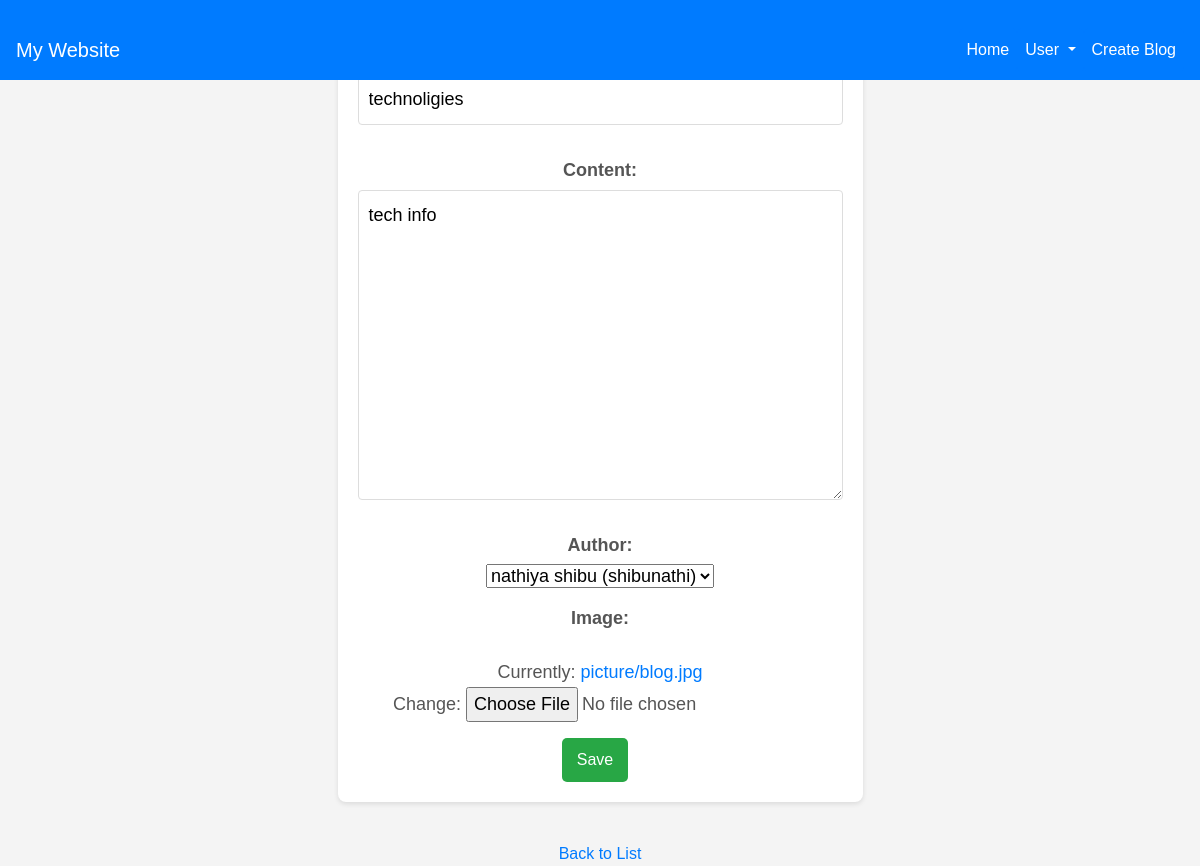
Screenshot of /7/edit/ with the database file from the repository.
### myaccounts/models.py (models this page shows, shortened)
class Post(models.Model):
    title = models.CharField(max_length=200)
    author = models.ForeignKey(UserRegistration, on_delete=models.CASCADE,related_name='posts')  # ForeignKey to UserRegistration
    content = models.TextField()
    date_posted = models.DateTimeField(auto_now_add=True)
    image=models.ImageField(upload_to="picture/", default='default.jpg')

### myaccounts/views.py (the view)
# urls.py: path('<int:pk>/edit/', views.blog_edit, name='blog_edit'),
def blog_edit(request,pk):
        blog = get_object_or_404(Post, pk=pk)
        if request.method=='POST':
           form=BlogForm(request.POST,instance=blog)
           if form.is_valid():
               form.save()
               return redirect('blog_detail',pk=pk)
        else:
            form= BlogForm(instance=blog)
        return render(request,'blog/blog_form.html',{'form':form})

### myaccounts/forms.py
class BlogForm(forms.ModelForm):
    class Meta:
        model = Post
        fields = ['title', 'content', 'author','image']

### myaccounts/models.py (called while the page is built)
    def __str__(self):
        return f"{self.first_name} {self.last_name} ({self.username})"

### myaccounts/templates/blog/blog_form.html (shortened to what this page needs)
{% include "header.html" %}
{% block content %}
{% load static %}
<!DOCTYPE html>
<html lang="en">
<head>
    <link rel="stylesheet" href="https://stackpath.bootstrapcdn.com/bootstrap/4.5.2/css/bootstrap.min.css">
</head>
<body>
    <nav class="navbar navbar-expand-lg navbar-custom fixed-top">
        <a class="navbar-brand" href="{% url 'home' %}">My Website</a>
        <div class="collapse navbar-collapse" id="navbarNav">
            <ul class="navbar-nav ml-auto">
                <li class="nav-item">
                    <a class="nav-link" href="{% url 'home' %}">Home</a>
                </li>
                <li class="nav-item dropdown">
                    <a class="nav-link dropdown-toggle" href="#" id="navbarDropdown" role="button" data-toggle="dropdown" aria-haspopup="true" aria-expanded="false">
                        User
                    </a>
                </li>
                <li class="nav-item">
                    <a href="{% url 'blog_create' %}" class="nav-link">Create Blog</a>
                </li>
            </ul>
        </div>
    </nav>
<center>
    <div class="container-fluid ">
        <div class="row justify-content-center">
            <div class="col-md-12">
                <form method="POST" enctype="multipart/form-data">
                    {{ form.as_p }}
                    <button type="submit">Save</button>
                </form>
                <a class="button" href="{% url 'blog_list' %}">Back to List</a>
            </div>
        </div>
    </div>
</center>
</body>
</html>
{% endblock content %}

### myaccounts/static/css/style.css (style rules this page uses)
body { font-family: 'Arial', sans-serif; background-color: #f0f0f0; margin: 0; padding: 0; color: #333; }
.navbar-brand, .nav-link { color: #fff; }
.navbar { background-color: #007bff; }
p { font-size: 18px; line-height: 1.6; color: #555; }
a.nav-link, a.dropdown-item { padding: 10px 15px; background-color: #007bff; color: white; text-decoration: none; border-radius: 5px; }

### myaccounts/templates/blog/blog_form.html (style rules this page uses)
body { font-family: 'Arial', sans-serif; background-color: #f4f4f4; margin: 0; padding: 20px; display: flex; justify-content: center; align-items: center; height: 100vh; }
form { background-color: white; padding: 20px; border-radius: 8px; box-shadow: 0 2px 5px rgba(0, 0, 0, 0.1); margin: 20px 0; width: 100%; max-width: 600px; }
label { display: block; margin: 10px 0 5px; font-weight: bold; color: #555; }
input[type="text"], textarea { width: 100%; padding: 10px; border: 1px solid #ddd; border-radius: 4px; box-sizing: border-box; margin-bottom: 15px; }
button { padding: 10px 15px; background-color: #28a745; color: white; border: none; border-radius: 5px; font-size: 16px; cursor: pointer; display: inline-block; margin-right: 10px; }
a { color: #007bff; text-decoration: none; display: inline-block; margin-top: 20px; text-align: center; }

### rows the page displays
Post: title "technoligies", content "tech info", author "nathiya shibu (shibunathi)"
